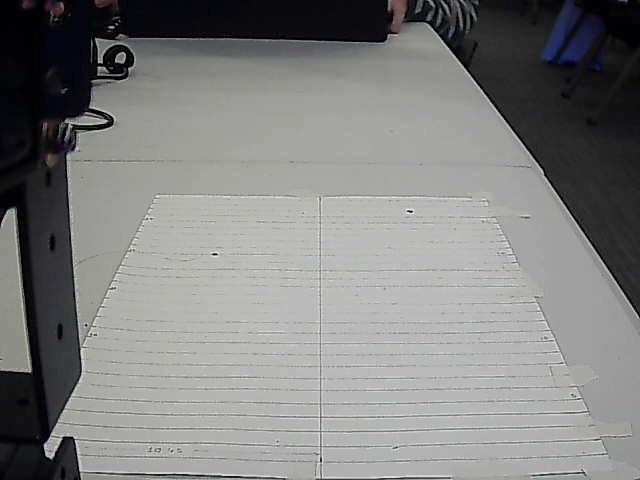
#> input picture ml/proj_photo.jpg, 640 x 480 px, given in place of 1, which was not available
$ python cv-detection.py
#> lines starting #> are read from the running program, lines starting #| are printed output that depends on the picture; after the words box and inside, x2 and y2 are one past the last pixel; in counts of white or black regions, pixels touching at a corner belong together; pictures that were not available may be replaced by others from this repository, and a replacement may not be noted
import cv2
import time
from typing import Tuple

def HSV2BGR(frame):
    return cv2.cvtColor(frame, cv2.COLOR_HSV2BGR)

def apply_morph(frame, k_size=10, morph_type=cv2.MORPH_OPEN, iters=1):
    kernel = cv2.getStructuringElement(cv2.MORPH_RECT, (k_size, k_size))
    return cv2.morphologyEx(frame, morph_type, kernel, iters)

def apply_binarization(frame, lower_b: Tuple[int, int, int], upper_b: Tuple[int, int, int]):
    return cv2.inRange(frame, lower_b, upper_b)

def apply_blur(frame, blur_val):
    return cv2.medianBlur(frame, 1 + blur_val * 2)

def get_edges(frame, lower, upper):
    return cv2.Canny(frame, lower, upper)

def get_contoures(edges):
    contours, hierarchy = cv2.findContours(edges, cv2.RETR_EXTERNAL, cv2.CHAIN_APPROX_SIMPLE)
    return contours


def borders_position(box):
    if box[0] > box[1]:
        return "Top/Bottom"
    else:
        return "Left/Right"

url = "rtsp://Admin:rtf123@192.168.2.251/251:554/1/1"

class CVDetection:
    def __init__(self, url: str):
        self.cap = cv2.VideoCapture(url)

    def get_frame(self):
        ret, frame = self.cap.read()
#> frame is the input picture: shape (480, 640, 3); mean B, G, R 128.1, 129.4, 128.9
        if not ret:
            print("Error while reading frame")
        # return cv2.cvtColor(frame, cv2.COLOR_BGR2HSV)
        return frame

    # def fix_fish_eye(frame, isLeft):


    def __del__(self):
        self.cap.release()
        cv2.destroyAllWindows()

model = CVDetection(url)
while True:
    original_frame = apply_blur(
        model.get_frame(),
        2
    )
#> in apply_blur, `return cv2.medianBlur(frame, 1 + blur_val * 2)`:
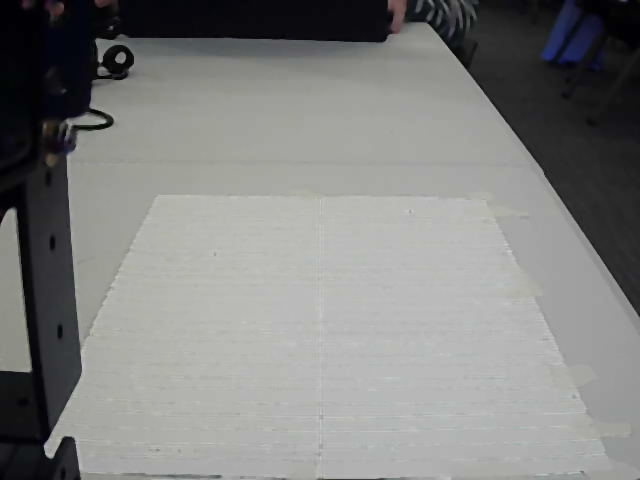
#> returned value: shape (480, 640, 3); mean of channels 0, 1, 2 128.7, 130, 129.5; drawn as B, G, R
    original_frame = original_frame[100:950, 300:1400]
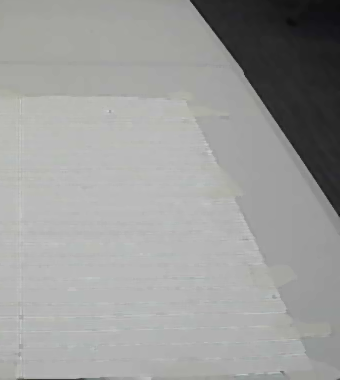
#> original_frame: shape (380, 340, 3); mean of channels 0, 1, 2 155.8, 157.1, 156.7; drawn as B, G, R

    grey_frame = cv2.cvtColor(original_frame, cv2.COLOR_BGR2GRAY)
    # black_frame = apply_binarization(original_frame, (0, 0, 0), (255, 255, 40))
    _, binary_image = cv2.threshold(grey_frame, 90, 250, cv2.THRESH_BINARY)
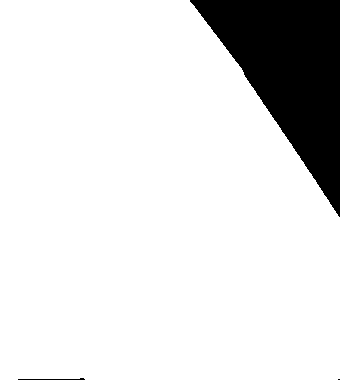
#> binary_image: shape (380, 340); values 0 (black) and 250 (white), 87.6% white; 3 black regions (1 under 20 px), largest, box (x1, y1, x2, y2) and area: (190, 0, 340, 217) 15944, (18, 378, 85, 380) 71
    frame_morph = apply_morph(binary_image)
#> in apply_morph, `return cv2.morphologyEx(frame, morph_type, kernel, iters)`:
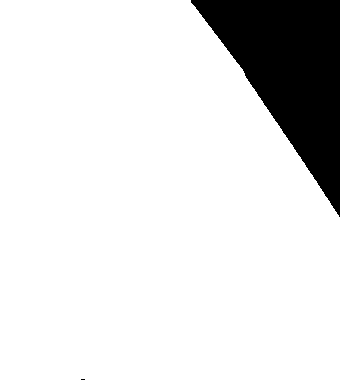
#> returned value: shape (380, 340); values 0 (black) and 250 (white), 87.7% white; 2 black regions (1 under 20 px), largest, box (x1, y1, x2, y2) and area: (191, 0, 340, 217) 15876

    edges = get_edges(frame_morph, 0, 250)
#> in get_edges, `return cv2.Canny(frame, lower, upper)`:
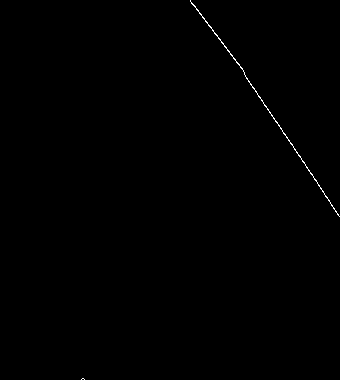
#> returned value: shape (380, 340); 0.24% white in thin lines or dots, all inside (x1, y1, x2, y2) = (81, 0, 340, 380)
    contours = get_contoures(edges)
#> in get_contoures, `contours, hierarchy = cv2.findContours(edges, cv2.RETR_EXTERNAL, cv2.C..`: contours = 2 contours, 1 with area under 20; largest, box (x1, y1, x2, y2) and area: (190, 0, 340, 217) 83
    res = []
    for c in contours:
        x, y, w, h = cv2.boundingRect(c)
        if w * h > 120_000:
            res.append((w, h))
            frame_morph = cv2.rectangle(frame_morph, (x, y), (x + w, y + h), (0, 255, 255), 2)
#> this loop made 2 passes
#> (x, y, w, h) on passes 1 to 2: (81, 378, 4, 2), (190, 0, 150, 217)
#> after the loop, res = []

#> (the run stopped early here; a loop or call above may not have finished)
